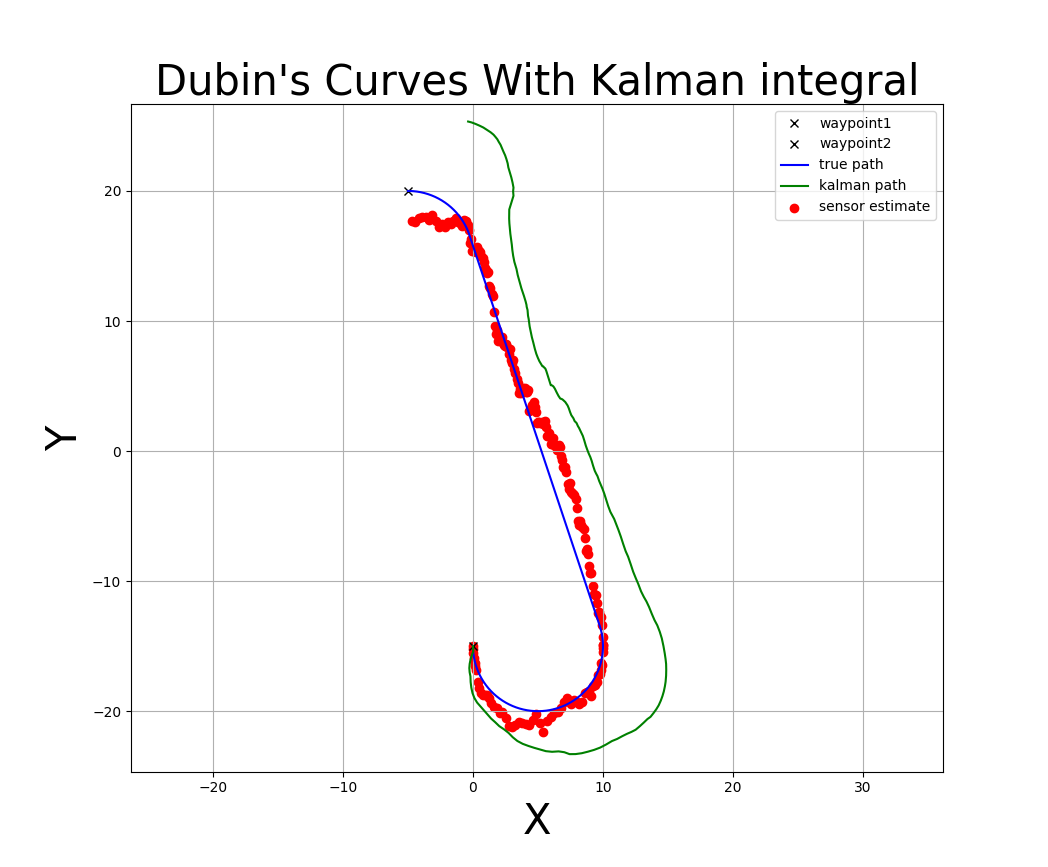

The Python source for this figure:
# %%
from filterpy.kalman.sigma_points import SimplexSigmaPoints
from ECEproj4 import *
turn = 0.01/25
from numpy import matmul as matm
import filterpy
from filterpy.kalman import MerweScaledSigmaPoints
from scipy.linalg import sqrtm

# %%
#check previous variables
#print(path.shape)    #the true path
#print(noise_path_intg.shape)    #the noisy model transition
#print(noised_path_sam1.shape)    #the noisy measurement data
#print(noisy_radar_bearing1.shape)
#print(noisy_radar_bearing2.shape)

noisy_radar1= np.zeros((200,3))
for i in range(0,200):
    noisy_radar1[i,:] = noisy_radar_bearing1[50*i,:]
    
print(noisy_radar1.shape)

noisy_radar2= np.zeros((200,3))

for i in range(0,200):
    noisy_radar2[i,:] = noisy_radar_bearing2[50*i,:]
    
print(noisy_radar2.shape)

# %%
###integrate over the noisy radar bearing


# %%
#use the f function for discrete nonlinear time, incorporates augmented vector
def f_forward(x_k1k1):
    x_kk1 = np.zeros((8,1))
    theta = x_k1k1[2]
    x_kk1[2] = theta+x_k1k1[4]
    x_kk1[0] = x_k1k1[0]+((0.5+x_k1k1[3])*np.cos(x_kk1[2]))
    x_kk1[1] = x_k1k1[1]+((0.5+x_k1k1[3])*np.sin(x_kk1[2]))
    x_kk1[2:8] = x_k1k1[2:8].reshape(6,1) 
    return x_kk1;
    

# %%
###define the measurement function for a posteriori calculation
def h_meas(x_kk1, radar_set):
    beta1 = np.arctan2((x_kk1[1]-radar_set1[0,1]),(x_kk1[0]-radar_set1[0,0]))
    beta2 = np.arctan2((x_kk1[1]-radar_set1[1,1]),(x_kk1[0]-radar_set1[1,0]))
    phi = x_kk1[2]
    y_k = np.zeros((8,1))
    y_k[0] = beta1+x_kk1[5]
    y_k[1] = beta2+x_kk1[6]
    y_k[2] = phi+x_kk1[7]
    y_k[2:8] = x_kk1[2:8].reshape(6,1) 
    return y_k;


# %%
#set up the tuning parameters 
nx = 3
nw = 2
nv = 3
#n_sig = 1+nx+nw+nv
n_sig=nx
filter_beta = 2
filter_alpha = 0.3
filter_kappa = 0
filter_lambda = (filter_alpha**2)*(n_sig+filter_kappa)-n_sig
w_0m = filter_lambda/(n_sig+filter_lambda)
w_0c = (filter_lambda/(n_sig+filter_lambda))+(1-(filter_alpha**2)+filter_beta)
w_jcm = 0.5/(n_sig+filter_lambda)
#filter_lambda = (filter_alpha**2)*(nx+filter_kappa)-nx
#w_0m = filter_lambda/(nx+filter_lambda)
#w_0c = (filter_lambda/(nx+filter_lambda))+(1-(filter_alpha**2)+filter_beta)
#w_jcm = 1/(nx+filter_lambda)
print("lambda: ",filter_lambda)
print("denominator: ", n_sig+filter_lambda)
print("mean first weight: ", w_0m)
print("covariance first weight: ", w_0c)
print("other weights: ", w_jcm)
print("total: ", w_0m+(16*w_jcm))

# %%
from filterpy.kalman import MerweScaledSigmaPoints
sigmas = MerweScaledSigmaPoints(3, alpha=.3, beta=2., kappa=0.)
print(sigmas)

# %%
##generates teh Merwe sigma points 
def gen_sig_points(x_aug, P_aug, filter_lambda, n_sig):
    ###generates a matrix of sigma points
    ##step to compute the contours
    #P_aug[0:3, 0:3] = 0.5*(P_aug[0:3, 0:3]+P_aug[0:3, 0:3].T)
    eig = np.linalg.eig(P_aug[0:3, 0:3])
    #print("eigenvalues: ", eig)
    add = sqrtm((filter_lambda+n_sig)*P_aug)
    #print(add)
    sig_mat = np.zeros((8,17))
    #print(sig_mat)
    for i in range(0,17):
        #print(sig_mat[:,i])
        sig_mat[:,i] = x_aug.reshape(8)
    sig_mat[:,1:9] = sig_mat[:,1:9]+add
    sig_mat[:,9:17] = sig_mat[:,9:17]-add
    return sig_mat;

# %%
#computes the next state given a sigma point
def forward_mat(sig_mat):
    x_kk1_mat = np.zeros((8,17))
    for i in range(0,17):
        x_kk1_mat[:,i] = f_forward(sig_mat[:,i]).reshape(8)
    return x_kk1_mat;

# %%
#compute the mean using a matrix of vectors and the weights
def compute_mean(vec_mat, w_0m, w_jcm):
    mean = w_0m*vec_mat[:,0]
    #print(mean)
    for i in range(1,17):
        mean = mean+(w_jcm*vec_mat[:,i])
        #print(x_mean)
    return mean/34;

# %%
#return the measurement vectors
def measure_mat(x_kk1_mat, radar_set):
    y_k_mat = np.zeros((8,17))
    for i in range(0,17):
        y_k_mat[:,i] = h_meas(x_kk1_mat[:,i], radar_set).reshape(8)
    return y_k_mat;

# %%
##computes a covariance matrix
def compute_covariance(vec_mat, mean, w_0c, w_jcm):
    mean = mean[0:3].reshape(3,1)
    e_vec = vec_mat[0:3,0].reshape(3,1)-mean
    P_cov = w_0c*(e_vec*e_vec.T)
    for i in range(1,17):
        e_vec = vec_mat[0:3,i].reshape(3,1)-mean
        P_cov = P_cov+(w_jcm*(e_vec*e_vec.T))
    return P_cov/34;


# %%
##computes the cross covariance matrix
def compute_cross_covariance(vec_mat1, mean1, vec_mat2, mean2, w_0c, w_jcm):
    mean1 = mean1[0:3].reshape(3,1)
    mean2 = mean2[0:3].reshape(3,1)
    e_vec1 = vec_mat1[0:3,0].reshape(3,1)-mean1
    e_vec2 = vec_mat2[0:3,0].reshape(3,1)-mean2
    P_c_cov = w_0c*(e_vec1*e_vec2.T)
    for i in range(1,17):
        e_vec1 = vec_mat1[0:3,i].reshape(3,1)-mean1
        e_vec2 = vec_mat2[0:3,i].reshape(3,1)-mean2
        P_c_cov = P_c_cov+(w_jcm*(e_vec1*e_vec2.T))
    return P_c_cov/34;

# %%
## one step in time, returns the pkk and xkk
def k_time_step(x_aug, P_aug, filter_lambda, nx, w_0m, w_0c, w_jcm, y_meas):

    sig_mat = gen_sig_points(x_aug, P_aug, filter_lambda, nx)
    x_kk1_mat = forward_mat(sig_mat)
    x_mean_priori = compute_mean(x_kk1_mat, w_0m, w_jcm)/17
    y_k_mat = measure_mat(x_kk1_mat, radar_set1)
    y_mean = compute_mean(y_k_mat, w_0m, w_jcm)/17
    P_x = compute_covariance(x_kk1_mat, x_mean_priori, w_0c, w_jcm)
    P_y = compute_covariance(y_k_mat, y_mean, w_0c, w_jcm)
    P_xy = compute_cross_covariance(x_kk1_mat, x_mean_priori, y_k_mat, y_mean, w_0c, w_jcm)
    Kk = P_xy@(np.linalg.inv(P_y))
    x_mean_posteriori = x_mean_priori[0:3].reshape(3,1)+Kk@(y_meas.reshape(3,1)+y_mean[0:3].reshape(3,1))
    #print("Kk shape: ", Kk.shape)
    #print("x priori shape: ", x_mean_priori.shape)
    #print(x_mean_posteriori)
    Pkk = P_x-(Kk@P_y@Kk.T)
    
    return x_mean_posteriori, Pkk;

# %%
##used to get a measure of the covariance
def m_std(P):
    sum = (P[0,0]**2)+(P[1,1]**2)+(P[2,2]**2)
    return np.sqrt(sum);

# %%
x_ukf = np.zeros((200,3))

# %%
x_ukf[0,:] = path[0,:]
x_ukf[0,:]
p_measured = np.zeros((200))

# %%
###set up the augmented covariance matrix
P_aug = np.zeros((8,8))
P_aug[0:3,0:3] = 0.001*np.eye(3)
Q = 2*np.eye(2)
Q[0,0] = 0.25
Q[1,1] = 0.01
R = 3*np.eye(3)
R[0,0] = deg2rad(3)**2
R[1,1] = R[0,0]
R[2,2] = deg2rad(np.sqrt(5))**2
P_aug[5:8, 5:8] = R
P_aug[3:5, 3:5] = Q
P_aug

# %%
#generate the data for 200 timesteps
x_k1k1 = x_ukf[0,:].reshape(3,1)
count = 0
for i in range(1,200):
    
    ##assign the augmented vector
    x_aug = np.zeros((8,1))
    x_aug[0:3] = x_k1k1
    #x_aug[0:3] = noise_path_intg[i,:].reshape(3,1)
    ##grab the sensor data
    y_meas = noisy_radar1[i,:]
    
    ##take one time step
    x_kk, P_kk = k_time_step(x_aug, P_aug, filter_lambda, nx, w_0m, w_0c, w_jcm, y_meas)
    
    ##document states
    x_ukf[i,:] = x_kk[0:3].reshape(3)
    p_measured[i] = m_std(P_kk)
    
    ##update vector and covariance for the next timestep
    x_k1k1 = x_kk
    P_aug[0:3, 0:3] = P_kk
    #print(P_aug)
    
    count +=1
    #print("successful loops: ", count)

# %%
print(x_ukf[:,0].shape)
print(x_ukf[0,:])
np.sin(x_ukf[0,2])

# %%
# plt.figure(figsize=(14,14))  
# plt.plot(Wptz[0].x,Wptz[0].y,'kx')
# plt.plot(Wptz[1].x,Wptz[1].y,'kx')
# plt.plot(path[:,0],path[:,1],'b-')    
# plt.plot(x_ukf[:,0], x_ukf[:,1], color='g')
# plt.scatter(noised_path_sam1[:,0], noised_path_sam1[:,1], color='r')
# #plt.plot(Ekalman_path_intg[:,0], Ekalman_path_intg[:,1], color='c')
# #plt.plot(x_Ekalman[:,0], x_Ekalman[:,1], color='c')

# plt.grid(True)
# plt.axis("equal")
# plt.title('Dubin\'s Curves With Kalman integral', fontsize='30')
# plt.xlabel('X', fontsize='30')
# plt.ylabel('Y', fontsize='30')
# plt.legend(['waypoint1', 'waypoint2','true path', 'kalman path','sensor estimate'])
# plt.show()

# %%
# plt.plot(p_measured, color='r')
# #plt.plot(Ekalman_path_intg[:,0], Ekalman_path_intg[:,1], color='c')
# #plt.plot(x_Ekalman[:,0], x_Ekalman[:,1], color='c')

# plt.grid(True)
# plt.axis("equal")
# plt.title('Dubin\'s Curves With Kalman integral', fontsize='30')
# plt.xlabel('X', fontsize='30')
# plt.ylabel('Y', fontsize='30')
# plt.legend(['p_sqrt'])
# plt.show()

# %%
x_ukf = np.zeros((200,3))
x_ukf[0,:] = path[0,:]
x_ukf[0,:]
p_measured = np.zeros((200))

# %%
P_aug = np.zeros((8,8))
P_aug[0:3,0:3] = 0.001*np.eye(3)
Q = 2*np.eye(2)
Q[0,0] = 0.25
Q[1,1] = 0.01
R = 3*np.eye(3)
R[0,0] = deg2rad(3)**2
R[1,1] = R[0,0]
R[2,2] = deg2rad(np.sqrt(5))**2
P_aug[5:8, 5:8] = R
P_aug[3:5, 3:5] = Q
P_aug


def angle_mean(sigmas, sp, angle_ind=(2, )):
    x = np.zeros(sigmas.shape[1])
    for i in angle_ind:
        sin_sum = np.sum(np.dot(np.sin(sigmas[:, i]), sp.Wm))
        cos_sum = np.sum(np.dot(np.cos(sigmas[:, i]), sp.Wm))
        x[i] = math.atan2(sin_sum, cos_sum)
    for i in range(sigmas.shape[1]):
        if i not in angle_ind:
            x[i] = np.sum(np.dot(sigmas[:, i], sp.Wm))
    return x


def unscented_transform(sigma, sp, angle_ind, noise_cov):

    # x = np.dot(self.sp.Wm, sigma)
    x = angle_mean(sigma, sp, angle_ind)
    # np.newaxis is a clever way to add a dimension
    y = sigma - x[np.newaxis, :]

    # normalize angles
    for i in angle_ind:
        y[:, i] = [normalize_radians(_y) for _y in y[:, i]]

    P = np.dot(y.T, np.dot(np.diag(sp.Wc), y))

    # add noise if it exists
    P = P + noise_cov if noise_cov is not None else P

    return x, P


def cross_variance(x, z, sp, sigmas_f, sigmas_h):

    Pxz = np.zeros((sigmas_f.shape[1], sigmas_h.shape[1]))

    for i in range(sigmas_f.shape[0]):
        Pxz += sp.Wc[i] * np.outer(
            np.subtract(sigmas_f[i], x),
            np.subtract(sigmas_h[i], z)
        )

    return Pxz



def func_2_protect_locals():

    from scipy.stats import multivariate_normal

    RAD_2_DEGREE = 180 / np.pi

    # Max's Attempt
    R = np.diag([9 / (RAD_2_DEGREE ** 2), 9 /
                (RAD_2_DEGREE ** 2), 5 / (RAD_2_DEGREE ** 2)])

    Q = np.diag([0.05, 0.05, (1 / 5) ** 2 * 0.5 ** 2])

    R_func = multivariate_normal(mean=np.zeros(R.shape[0]), cov=R)

    local_x = None
    x = np.zeros_like(noise_path_intg)
    x[0] = path[0].copy()
    sigmas = MerweScaledSigmaPoints(3, alpha=10, beta=2., kappa=0.)
    posteriors = np.zeros((path.shape[0], path.shape[1], path.shape[1]))
    posteriors[0, :, :] = np.diag([0.1, ] * path.shape[1])
    prioris = posteriors.copy()

    ### Redoing the noisy measurements cause idk how u did it
    measurements = np.zeros_like(noise_path_intg)
    for i, s in enumerate(noise_path_intg):
        measurements[i, :] = np.array([
                    math.atan2((s[1] - -10), (s[0] - -15)),
                    math.atan2((s[1] - 5), (s[0] - -15)),
                    normalize_radians(s[-1])
                ])
        
        # measurements[i, :] += R_func.rvs()

    for i, measurement in enumerate(measurements):
        if i > len(noisy_radar2) - 2:
            break

        # predict
        local_x = x[i, :].copy()
        sigma = sigmas.sigma_points(local_x, posteriors[i])
        sigma_f = np.zeros_like(sigma)
        for k, s in enumerate(sigma):
            sigma_f[k, :] = np.array([
                    s[0] + 0.5 * 1 * np.cos(s[-1]),
                    s[1] + 0.5 * 1 * np.sin(s[-1]),
                    s[-1]
            ])
            sigma_f[k, 2] = normalize_radians(sigma_f[k, 2])
        
        _x, P_priori = unscented_transform(sigma_f, sigmas, angle_ind=(2, ), noise_cov=Q)

        sigmas_f = sigmas.sigma_points(_x, P_priori)

        prioris[i] = P_priori

        # update, use the actual measurement here
        sigmas_h = np.zeros_like(sigmas_f)
        for k, s in enumerate(sigmas_f):
            sigmas_h[k, :] =  np.array([
                math.atan2((s[1] - -10), (s[0] - -15)),
                math.atan2((s[1] - 5), (s[0] - -15)),
                s[-1]
            ])
            
        zp, S = unscented_transform(sigmas_h, sigmas, angle_ind=(0, 1, 2), noise_cov=R)

        Pxz = cross_variance(_x, zp, sigmas, sigmas_f, sigmas_h)

        K = np.dot(Pxz, np.linalg.inv(S))

        z_res = np.subtract(measurement, zp)
        z_res = np.array([normalize_radians(_y) for _y in z_res])

        _x = np.add(_x, np.dot(K, z_res))
        
        posteriors[i + 1] = P_priori - np.dot(K, np.dot(S, K.T))
        x[i + 1] = _x
    return x


x_ukf = func_2_protect_locals()

# %%
#generate the data for 200 timesteps
# x_k1k1 = x_ukf[0,:].reshape(3,1)
# count = 0
# for i in range(1,200):
    
#     ##assign the augmented vector
#     x_aug = np.zeros((8,1))
#     x_aug[0:3] = x_k1k1
#     #x_aug[0:3] = noise_path_intg[i,:].reshape(3,1)
#     ##grab the sensor data
#     y_meas = noisy_radar2[i,:]
    
#     ##take one time step
#     x_kk, P_kk = k_time_step(x_aug, P_aug, filter_lambda, nx, w_0m, w_0c, w_jcm, y_meas)
    
#     ##document states
#     x_ukf[i,:] = x_kk[0:3].reshape(3)
#     p_measured[i] = m_std(P_kk)
    
#     ##update vector and covariance for the next timestep
#     x_k1k1 = x_kk
#     P_aug[0:3, 0:3] = P_kk
#     #print(P_aug)
    
#     count +=1
#     #print("successful loops: ", count)

# # %%
# #clear the outliers in the inverted measurement data
# for i in range(0,200):
#     for j in range(0,2):
#         if np.abs(noised_path_sam2[i,j])>80:
#             noised_path_sam2[i,j] = noised_path_sam2[i-1,j]

# %%
plt.figure(figsize=(14,14))  
plt.plot(Wptz[0].x,Wptz[0].y,'kx')
plt.plot(Wptz[1].x,Wptz[1].y,'kx')
plt.plot(path[:,0],path[:,1],'b-')    
plt.plot(x_ukf[:,0], x_ukf[:,1], color='g')
plt.scatter(noise_path_intg[:,0], noise_path_intg[:,1], color='r')
#plt.plot(Ekalman_path_intg[:,0], Ekalman_path_intg[:,1], color='c')
#plt.plot(x_Ekalman[:,0], x_Ekalman[:,1], color='c')

plt.grid(True)
plt.axis("equal")
plt.title('Dubin\'s Curves With Kalman integral', fontsize='30')
plt.xlabel('X', fontsize='30')
plt.ylabel('Y', fontsize='30')
plt.legend(['waypoint1', 'waypoint2','true path', 'kalman path','sensor estimate'])
plt.show()

# %%
